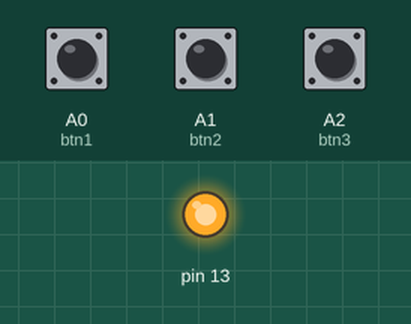
Recording of a sketch running on a simulated Arduino Uno, built with avr-gcc and run on an emulated ATmega328P. Shown: output pins drawn as LEDs (lit = HIGH). The test bench sets the inputs (shaded band); at power-on: A0 (btn1) HIGH, A1 (btn2) LOW, A2 (btn3) LOW. What the sketch prints to the serial monitor is not drawn.

Above: at 1.2 s.
1.3 s: A0 (btn1) pulled LOW for 0.15 s
4.4 s: A1 (btn2) pulled HIGH for 0.15 s
6.0 s: A0 (btn1) pulled LOW for 1 s
8.5 s: A1 (btn2) pulled HIGH for 1 s
11.0 s: A0 (btn1) driven LOW and A1 (btn2) driven HIGH
14.0 s: A0 (btn1) driven HIGH
Timing chart, 0 to 17.0 s (numbered marks = the images above; inputs shaded):
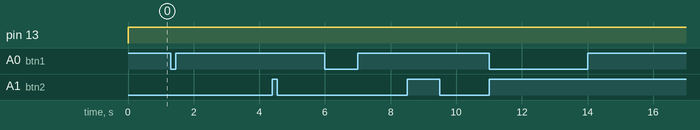

Measured:
- after the input at 1.3 s, every drawn part: stays the same
- after the input at 4.4 s, every drawn part: stays the same
- after the input at 6.0 s, every drawn part: stays the same
- after the input at 8.5 s, every drawn part: stays the same
- after the input at 11.0 s, every drawn part: stays the same
- after the input at 14.0 s, every drawn part: stays the same

The sketch:

pong_1_agustin.ino
```cpp
int btn1 = A0;
int btn2 = A1;
int btn3 = A2;
int btn4 = A3;

void setup() {
  // put your setup code here, to run once:
  Serial.begin(9600);
 pinMode(btn1,INPUT);
 pinMode(btn2,INPUT);
 pinMode(btn3,INPUT);
 pinMode(btn4,INPUT);
 pinMode(13,OUTPUT);
 digitalWrite(13,LOW);
}

void loop() {
  // put your main code here, to run repeatedly:
  if(digitalRead(btn1) == 0){
       Serial.write(1);
       digitalWrite(13,HIGH);
       }
  else if(digitalRead(btn2) == 0){
       Serial.write(2);
       digitalWrite(13,HIGH);
       }
  else if(digitalRead(btn3) == 0){
     Serial.write(3);
     digitalWrite(13,HIGH);
       }
  else if(digitalRead(btn4) == 0){
       Serial.write(4);
       digitalWrite(13,HIGH);
      }
  else{
     Serial.write(0);
     digitalWrite(13,LOW);
     }
   delay(40);
}
```
